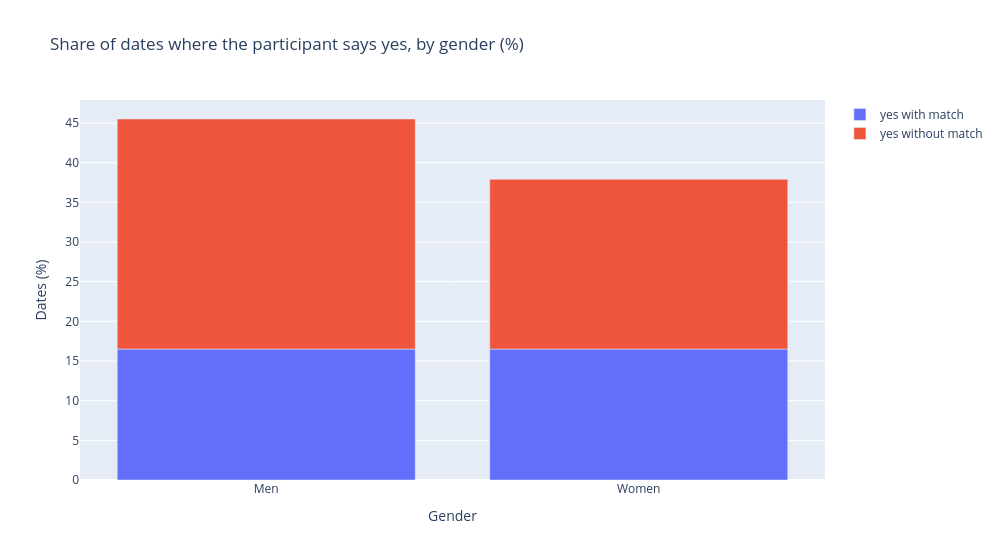

Notebook code cell kept with this figure:
### Code cell
by_gender = (df.groupby("gender_label")[["dec", "match"]].mean() * 100).round(1)
by_gender["yes without match"] = by_gender["dec"] - by_gender["match"]
by_gender = by_gender.rename(columns={"match": "yes with match"})

fig = px.bar(by_gender.reset_index(), x="gender_label", y=["yes with match", "yes without match"],
             title="Share of dates where the participant says yes, by gender (%)",
             labels={"gender_label": "Gender", "value": "Dates (%)", "variable": ""})
fig.update_layout(width=1000)
fig.show()

### Figure 1 — Plotly figure (JSON) as saved in the notebook; plotly's stock layout.template omitted (floating-point values rounded to 4 significant figures)
{"data": [{"hovertemplate": "=yes with match<br>Gender=%{x}<br>Dates (%)=%{y}<extra></extra>", "legendgroup": "yes with match", "marker": {"color": "#636efa", "pattern": {"shape": ""}}, "name": "yes with match", "orientation": "v", "showlegend": true, "textposition": "auto", "type": "bar", "x": ["Men", "Women"], "xaxis": "x", "y": [16.5, 16.5], "yaxis": "y"}, {"hovertemplate": "=yes without match<br>Gender=%{x}<br>Dates (%)=%{y}<extra></extra>", "legendgroup": "yes without match", "marker": {"color": "#EF553B", "pattern": {"shape": ""}}, "name": "yes without match", "orientation": "v", "showlegend": true, "textposition": "auto", "type": "bar", "x": ["Men", "Women"], "xaxis": "x", "y": [29.0, 21.4], "yaxis": "y"}], "layout": {"barmode": "relative", "legend": {"title": {"text": ""}, "tracegroupgap": 0}, "title": {"text": "Share of dates where the participant says yes, by gender (%)"}, "width": 1000, "xaxis": {"anchor": "y", "domain": [0, 1], "title": {"text": "Gender"}}, "yaxis": {"anchor": "x", "domain": [0, 1], "title": {"text": "Dates (%)"}}}}
